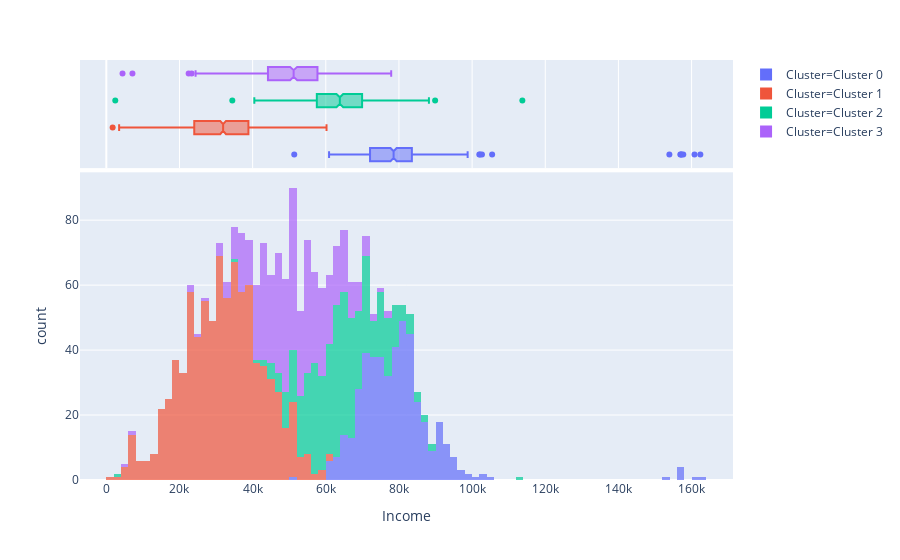

Notebook code for this chart:
### Code cell
plot_model(kmeans_model,plot='distribution',feature='Income')

### Figure 1 — Plotly figure (JSON) as saved in the notebook; plotly's stock layout.template omitted (floating-point values rounded to 4 significant figures; data arrays with more than 128 entries replaced by an {"elided": "..."} marker saying what was removed)
{"data": [{"alignmentgroup": "True", "bingroup": "x", "hoverlabel": {"namelength": 0}, "hovertemplate": "Cluster=Cluster 0<br>Income=%{x}<br>count=%{y}", "legendgroup": "Cluster=Cluster 0", "marker": {"color": "#636efa", "opacity": 0.7}, "name": "Cluster=Cluster 0", "offsetgroup": "Cluster=Cluster 0", "orientation": "v", "showlegend": true, "type": "histogram", "x": {"elided": "454 int values"}, "xaxis": "x", "yaxis": "y"}, {"alignmentgroup": "True", "customdata": {"elided": "454x5 mixed values"}, "hoverlabel": {"namelength": 0}, "hovertemplate": "Cluster=%{customdata[4]}<br>Income=%{customdata[2]}<br>MonetaryValue=%{customdata[0]}<br>Recency=%{customdata[1]}<br>Purchases=%{customdata[3]}", "legendgroup": "Cluster=Cluster 0", "marker": {"color": "#636efa"}, "name": "Cluster=Cluster 0", "notched": true, "offsetgroup": "Cluster=Cluster 0", "showlegend": false, "type": "box", "x": {"elided": "454 int values"}, "xaxis": "x2", "yaxis": "y2"}, {"alignmentgroup": "True", "bingroup": "x", "hoverlabel": {"namelength": 0}, "hovertemplate": "Cluster=Cluster 1<br>Income=%{x}<br>count=%{y}", "legendgroup": "Cluster=Cluster 1", "marker": {"color": "#EF553B", "opacity": 0.7}, "name": "Cluster=Cluster 1", "offsetgroup": "Cluster=Cluster 1", "orientation": "v", "showlegend": true, "type": "histogram", "x": {"elided": "863 int values"}, "xaxis": "x", "yaxis": "y"}, {"alignmentgroup": "True", "customdata": {"elided": "863x5 mixed values"}, "hoverlabel": {"namelength": 0}, "hovertemplate": "Cluster=%{customdata[4]}<br>Income=%{customdata[2]}<br>MonetaryValue=%{customdata[0]}<br>Recency=%{customdata[1]}<br>Purchases=%{customdata[3]}", "legendgroup": "Cluster=Cluster 1", "marker": {"color": "#EF553B"}, "name": "Cluster=Cluster 1", "notched": true, "offsetgroup": "Cluster=Cluster 1", "showlegend": false, "type": "box", "x": {"elided": "863 int values"}, "xaxis": "x2", "yaxis": "y2"}, {"alignmentgroup": "True", "bingroup": "x", "hoverlabel": {"namelength": 0}, "hovertemplate": "Cluster=Cluster 2<br>Income=%{x}<br>count=%{y}", "legendgroup": "Cluster=Cluster 2", "marker": {"color": "#00cc96", "opacity": 0.7}, "name": "Cluster=Cluster 2", "offsetgroup": "Cluster=Cluster 2", "orientation": "v", "showlegend": true, "type": "histogram", "x": {"elided": "447 int values"}, "xaxis": "x", "yaxis": "y"}, {"alignmentgroup": "True", "customdata": {"elided": "447x5 mixed values"}, "hoverlabel": {"namelength": 0}, "hovertemplate": "Cluster=%{customdata[4]}<br>Income=%{customdata[2]}<br>MonetaryValue=%{customdata[0]}<br>Recency=%{customdata[1]}<br>Purchases=%{customdata[3]}", "legendgroup": "Cluster=Cluster 2", "marker": {"color": "#00cc96"}, "name": "Cluster=Cluster 2", "notched": true, "offsetgroup": "Cluster=Cluster 2", "showlegend": false, "type": "box", "x": {"elided": "447 int values"}, "xaxis": "x2", "yaxis": "y2"}, {"alignmentgroup": "True", "bingroup": "x", "hoverlabel": {"namelength": 0}, "hovertemplate": "Cluster=Cluster 3<br>Income=%{x}<br>count=%{y}", "legendgroup": "Cluster=Cluster 3", "marker": {"color": "#ab63fa", "opacity": 0.7}, "name": "Cluster=Cluster 3", "offsetgroup": "Cluster=Cluster 3", "orientation": "v", "showlegend": true, "type": "histogram", "x": {"elided": "476 int values"}, "xaxis": "x", "yaxis": "y"}, {"alignmentgroup": "True", "customdata": {"elided": "476x5 mixed values"}, "hoverlabel": {"namelength": 0}, "hovertemplate": "Cluster=%{customdata[4]}<br>Income=%{customdata[2]}<br>MonetaryValue=%{customdata[0]}<br>Recency=%{customdata[1]}<br>Purchases=%{customdata[3]}", "legendgroup": "Cluster=Cluster 3", "marker": {"color": "#ab63fa"}, "name": "Cluster=Cluster 3", "notched": true, "offsetgroup": "Cluster=Cluster 3", "showlegend": false, "type": "box", "x": {"elided": "476 int values"}, "xaxis": "x2", "yaxis": "y2"}], "layout": {"barmode": "relative", "legend": {"tracegroupgap": 0}, "margin": {"t": 60}, "xaxis": {"anchor": "y", "domain": [0, 1], "title": {"text": "Income"}}, "xaxis2": {"anchor": "y2", "domain": [0, 1], "matches": "x", "showgrid": true, "showticklabels": false}, "yaxis": {"anchor": "x", "domain": [0, 0.7326], "title": {"text": "count"}}, "yaxis2": {"anchor": "x2", "domain": [0.7426, 1], "matches": "y2", "showgrid": false, "showline": false, "showticklabels": false, "ticks": ""}}}
